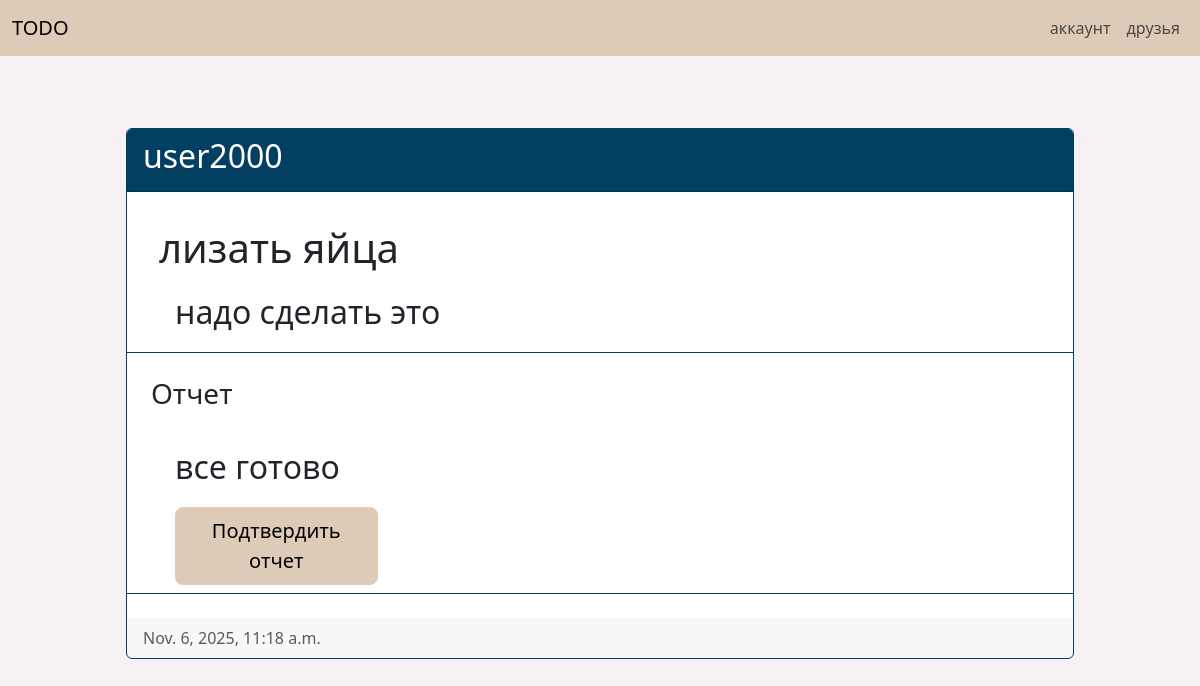
The page /todos/31/lizat-iaitsa/ (signed in) on the database its author committed.
### todos/models.py (models this page shows, shortened)
class Todo(models.Model):
    class StatusChoises(models.TextChoices):
        no_report = 'no_report'
        no_confirm = 'no_confirm'
        confirmed = 'confirmed'
    user = models.ForeignKey(User, related_name='todo', on_delete=models.CASCADE)
    name = models.CharField(max_length=64)
    slug = models.SlugField(max_length=64)
    description = models.TextField(max_length=560)
    img = models.ImageField(upload_to='todo_images/', blank=True, null=True)
    publish_date = models.DateTimeField(auto_now_add=True)
    status = models.CharField(choices=StatusChoises, default=StatusChoises.no_report)
    class Meta:
        ordering = ['publish_date',]

class TodoReport(models.Model):
    todo = models.OneToOneField(Todo, related_name='report', on_delete=models.CASCADE)
    description = models.TextField()
    img = models.ImageField(upload_to='todo_images/report', blank=True, null=True)

### todos/views.py (the view)
# urls.py: path('<int:pk>/<str:slug>/', views.todo_info, name='todo_info'),
@login_required
def todo_info(request, pk, slug):
    current_todo = services.get_todo_by_pk_slug(pk, slug)
    is_user_todo = False
    if current_todo in request.user.todo.all():
        is_user_todo = True
    return render(request, 'todo_info.html', {'current_todo': current_todo, 'is_user_todo': is_user_todo})

### todos/services.py (called while the page is built)
def get_todo_by_pk_slug(pk, slug):
    return Todo.objects.get(pk=pk, slug=slug)

### todos/templates/todo_info.html (shortened to what this page needs)
{% extends 'base.html' %}
{% load django_bootstrap5 %}
{% block content %}
<div class="row">
    <div class="col-10 offset-md-1 gy-5">
            {% with current_todo as todo %}
                {% if todo.status == 'no_report' %}
                <div class="card m-4" style="border-color: #A22522; ">
                    <div class="card-header fw-bold" style="background-color: #A22522;">
                {% elif todo.status == 'no_confirm' %}
                <div class="card m-4" style="border-color: #033F63;">
                    <div class="card-header fw-bold" style="background-color: #033F63;">
                {% elif todo.status == 'confirmed' %}
                <div class="card m-4" style="border-color: #104911;">
                    <div class="card-header fw-bold" style="background-color: #104911;">
                {% endif %}
                        <h2 style="color: white;">{{ todo.user.username }}</h2>
                    </div>
                    <div class="card-body" style="background-color: #ffffff;">
                        <h5 class="card-title fs-1 m-3">
                            <p>{{ todo.name }}</p>
                        </h5>
                        <p class="card-text fs-2" style="margin-left: 2rem;">{{ todo.description }}</p>
                    </div>
                    {% if todo.report %}
                        <ul class="list-group list-group-flush">
                            <h3 class="m-4">Отчет</h3>
                            <li class="list-group-item fs-2" style="margin-left: 2rem;">{{ todo.report.description }}
                            <div class="row mt-3">
                                <div class="col-3">
                                    {% if is_user_todo == False and todo.status == 'no_confirm' %}
                                        <a href="{% url 'todos:todo_confirm' todo.pk todo.slug %}" class="btn btn-primary btn-lg" style="background-color: #DECBB7; border-color: #DECBB7; color: black;">Подтвердить отчет</a>
                                    {% endif %}
                                </div>
                            </div>
                            </li>
                        </ul>
                    {% endif %}
                    <div class="card-footer text-muted mt-4">
                        {{ todo.publish_date }}
                    </div>
                </div>
            {% endwith %}
                </div>
    </div>
{% endblock %}

### rows shown on the page
Todo: user.username "user2000", name "лизать яйца", description "надо сделать это", report.description "все готово", publish_date "Nov. 6, 2025, 11:18 a.m."
